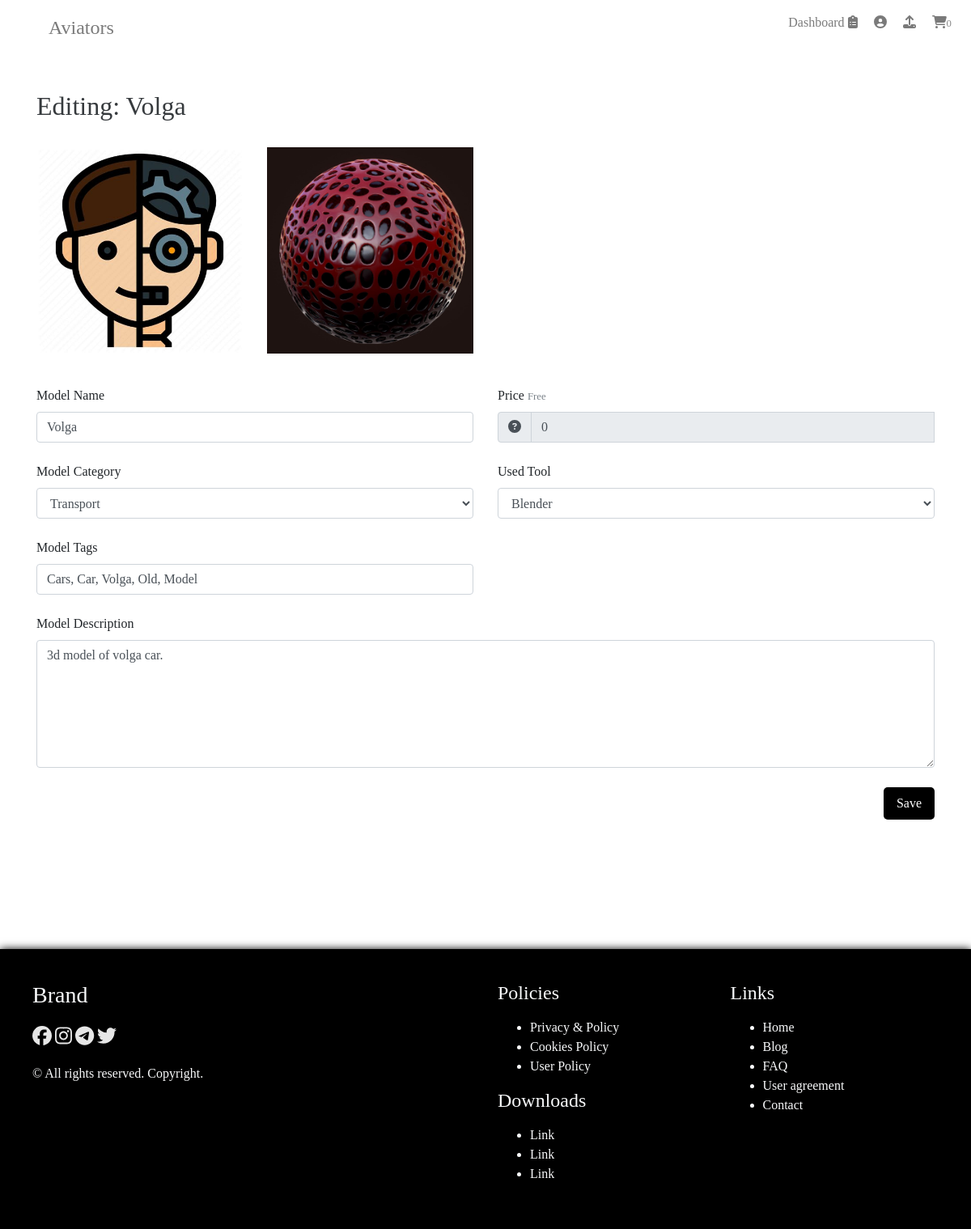
Page /model/edit/1 (signed in) on the committed database.
### user/models.py (models this page shows)
class Author(User):
	avatar = models.ImageField(upload_to = 'static/storage/img/user')
	cart = models.JSONField(default = list())
	favs = models.JSONField(default = list())
	bio = models.CharField(max_length = 255, default = 'Bio')
	website = models.URLField()
	location = models.CharField(max_length = 100, default = 'Moon, Utopia')
	favtool = models.CharField(max_length = 50)
	phone = models.CharField(max_length = 20)
	gender = models.CharField(max_length = 10, default = 'None')
	credit = models.CharField(max_length = 20)
	coins = models.JSONField(default= list())
	stripe_account = models.IntegerField(default = -1)
	paypal_account = models.IntegerField(default = -1)
	notifications = models.JSONField(default=list())
	payments = models.JSONField(default=list())
	vipstatus = models.BooleanField(default=False)
	bought = models.JSONField(default = list())
	warnings = models.IntegerField(default = 0)
	reports = models.JSONField(default = list())

### model/models.py (models this page shows, shortened)
class Mod(models.Model):
	model_name = models.CharField(max_length = 30)
	model_desc = models.TextField()
	model_price = models.FloatField()
	model_author_price = models.FloatField(default = 0)
	model_date = models.DateTimeField()
	model_views = models.IntegerField(default = 0)
	model_tags = models.JSONField()
	model_tool = models.CharField(max_length = 50)
	model_favs = models.IntegerField(default = 0)
	model_category = models.ForeignKey(Category, on_delete=models.PROTECT)
	model_author = models.ForeignKey(User, on_delete=models.PROTECT)
	model_link = models.URLField()

class ModelImage(models.Model):
	parent = models.ForeignKey(Mod, on_delete = models.CASCADE)
	file = models.ImageField(upload_to = 'static/storage/img/models')

class Category(models.Model):
	name = models.CharField(max_length = 40)
	amount = models.IntegerField(default = 0)
	img = models.ImageField(upload_to = 'static/storage/img/categories')
	sign = models.CharField(max_length = 30, default = 'exclamation')
	def __str__(self):
		return self.name

### model/views.py (the view)
# urls.py: path('edit/<int:id>', views.modelEdit, name = 'modeledit'),
def modelEdit(request, id):
	model = get_object_or_404(Mod, id=id)
	model_file = ModelFile.objects.filter(parent = model)
	model_image = ModelImage.objects.filter(parent = model)
	if model.model_author.username != request.user.username:
		return securityCheck(request)
	allowPrice = True
	categories = Category.objects.all()
	if request.user.author.stripe_account == -1:
		allowPrice = False
	return render(request, 'model/modelEdit.html', {'model': model, 'model_file': model_file, 'model_image': model_image, 'categories': categories, 'allowPrice': allowPrice})

### main/templatetags/filters.py (called while the page is built)
@register.filter
def tagparse(tags):
	text = ''
	i = 0
	for tag in tags:
		if i != 0:
			text += f', {tag}'
		else:
			text = tag
			i+=1
	return text

### templates/model/modelEdit.html (shortened to what this page needs)
{% extends 'main/index.html' %}
{% load filters %}
{% block content %}
	<div class="container mt-5">
		<div class="row">
			<div class="col-md-12">
				<h2 class="soft-font">Editing: {{model.model_name}}</h2>
			</div>
		</div>
		<div class="row mt-4">
			{% for file in model_image %}
				<div class="col-md-3">
					<img src="{{file.file.url}}" class="img-fluid">
				</div>
			{% endfor %}
		</div>
		<form action="{% url 'model:modeledithandle' model.id %}" method="post">
			<div class="row mt-3">
				<div class="col-md-6">
					<div class="model-edit-section">
						<label for="#mname">Model Name</label>
						<input type="text" name="name" class="form-control" value="{{model.model_name}}">
					</div>
					<div class="model-edit-section">
						<label for="#mcat">Model Category</label>
						<select name="cat" id="#mcat" class="form-control">
							<option value="{{model.model_category}}">{{model.model_category}}</option>
						</select>
					</div>
					<div class="model-edit-section">
						<label for="#mtag">Model Tags</label>
						<input type="text" name="tags" class="form-control" id="mtag" value="{{model.model_tags|tagparse}}">
					</div>
				</div>
				<div class="col-md-6">
					{% if allowPrice %}
					<div class="model-edit-section">
						<label for="#id_model_price">Price <small class="text-secondary">10% Commision</small></label><br>
						<div class="input-group">
							<div class="input-group-prepend">
								<div class="input-group-text">$</div>
							</div>
							<input type="number" step="any" name="author_price" class="form-control" oninput="commision(this.value)" value="{{model.model_author_price}}" id="id_model_price"><br>
						</div>
					</div>
					<div class="model-edit-section">
						<label for="#id_model_price">Final Price <small class="text-secondary">will be displayed on site</small></label><br>
						<div class="input-group">
							<div class="input-group-prepend">
								<div class="input-group-text">Final price ></div>
							</div>
							<input type="number" step="any" oninput="finalPrice(this.value)" class="form-control" name="price" value="{{model.model_price}}" id="id_model_actual_price">
						</div>
					</div>
					{% else %}
					<div class="model-edit-section">
						<label for="#id_model_price">Price <small class="text-secondary">Free</small></label><br>
						<div class="input-group" onclick="alert('You don`t have any payment account. To create account, go to Profile -> Settings -> Payment Accounts')">
							<div class="input-group-prepend">
								<div class="input-group-text"><span><span class="fas fa-question-circle"></span></span></div>
							</div>
							<input type="number" class="form-control" value="0" id="id_model_price" disabled><br>
						</div>
					</div>
					{% endif %}
					<div class="model-edit-section">
						<label for="#mtool">Used Tool</label>
						<select name="tool" id="mtool" class="form-control">
							<option value="Blender">Blender</option>
						</select>
					</div>
				</div>
				<div class="col-md-12">
					<div class="model-edit-section">
						<label for="#mdesc">Model Description</label>
						<textarea class="form-control" name="desc" id="mdesc" rows="6">{{model.model_desc}}</textarea>
					</div>
					<div class="model-edit-section text-right">
						<button type="submit">Save</button>
					</div>
				</div>
			</div>
		</form>
	</div>
{% endblock %}

### templates/main/index.html (shortened to what this page needs)
<!DOCTYPE html>
<html lang="en">
<head>
	{% load static %}
	<link rel="stylesheet" href="{% static 'main/css/style.css' %}">
	<link rel="stylesheet" href="{% static 'main/css/result.css' %}">
	<link rel="stylesheet" href="{% static 'main/css/all.min.css' %}">
	<link rel="stylesheet" href="https://stackpath.bootstrapcdn.com/bootstrap/4.4.1/css/bootstrap.min.css">
</head>
<body onload="begin()">
	<div class="container-fluid p-0">
		<nav id="navbar">
			<div id="brand" class="menu-item">
				<a href="{% url 'main:index' %}">Aviators</a>
			</div>
			<div class="menu-item text-right" id="right-menu">
				{% if user.is_authenticated %}
				<a href="{% url 'main:dashboard' %}" class="menu-btn">Dashboard <span class="fas fa-clipboard-list"></span></a>
				<a href="{% url 'user:profile' %}" class="menu-btn"><span class="fas fa-user-circle"></span></a>
				<a href="{% url 'model:modelupload' %}" class="menu-btn"><span class="fas fa-upload"></span></a>
				<a href="{% url 'user:user_cart' %}" class="menu-btn"><span class="fas fa-shopping-cart"></span><small>{{request.user.author.cart|length}}</small></a>
				{% else %}
				<a href="{% url 'user:loginform' %}" class="menu-btn">Sign In</a>
				<a href="{% url 'user:registration' %}" class="menu-btn">Sign Up</a>
				{% endif %}
			</div>
		</nav>
		<div id="main">
			{% block content %}
									{% load static %}
									{% load static %}
									{% load static %}
									{% load static %}
			{% endblock %}
		</div>
		<div id="footer" class="text-light">
			<div class="container-fluid p-0">
				<div class="row">
					<div class="col-md-6">
						<h3>Brand</h3>
						<ul class="social-links-menu">
							<li class="social-links"><a href="javascript:(void)"><span class="fab fa-facebook"></span></a></li>
							<li class="social-links"><a href="javascript:(void)"><span class="fab fa-instagram"></span></a></li>
							<li class="social-links"><a href="javascript:(void)"><span class="fab fa-telegram"></span></a></li>
							<li class="social-links"><a href="javascript:(void)"><span class="fab fa-twitter"></span></a></li>
						</ul>
						&copy; All rights reserved. Copyright.
					</div>
					<div class="col-md-3">
						<h4>Policies</h4>
						<ul class="footer-menu">
							<li class="footer-menu-item">Privacy & Policy</li>
							<li class="footer-menu-item">Cookies Policy</li>
							<li class="footer-menu-item">User Policy</li>
						</ul>
						<h4>Downloads</h4>
						<ul class="footer-menu">
							<li class="footer-menu-item">Link</li>
							<li class="footer-menu-item">Link</li>
							<li class="footer-menu-item">Link</li>
						</ul>
					</div>
					<div class="col-md-3">
						<h4>Links</h4>
						<ul class="footer-menu">
							<li class="footer-menu-item">Home</li>
							<li class="footer-menu-item">Blog</li>
							<li class="footer-menu-item">FAQ</li>
							<li class="footer-menu-item">User agreement</li>
							<li class="footer-menu-item">Contact</li>
						</ul>
					</div>
				</div>
			</div>
		</div>
	</div>
</body>
</html>
{% load static %}

### static/main/css/style.css (style rules this page uses)
* { transition: .3s ease; font-family: Segoe; }
body a { color: #232323; opacity: .9; }
.soft-font { opacity: .9; }
#navbar { width: 100%; height: 8vh; }
#brand { width: 50%; float: left; justify-content: left; padding-left: 5%; }
#brand a { opacity: .6; width: 100%; font-size: 3vh; }
#right-menu { float: right; width: 50%; }
.menu-item { height: 100%; display: inline-block; align-items: center; justify-content: center; padding: 2vh; }
.menu-btn { padding: 1vh; opacity: .6; }
#footer { margin-top: 20vh; width: 100%; background: black; padding: 5vh; box-shadow: 0 0 10px black; }
.social-links-menu { list-style: none; padding: 0; margin-top: 2vh; }
.social-links { display: inline-flex; font-size: 3vh; }
.social-links a { color: white; }
.footer-menu { margin-top: 2vh; }

### static/main/css/result.css (style rules this page uses)
.chat-message span, small { opacity: .9; }
.model-edit-section { margin-top: 3vh; width: 100%; }
.model-edit-section button { border: none; background: black; color: white; padding: 1vh 2vh; border-radius: 5px; }

### rows in the picture
Mod: model_name "Volga", name "Volga", cat "Transport", tags "Cars, Car, Volga, Old, Model", desc "3d model of volga car."
ModelImage: file (picture)
ModelImage: file (picture)

### other values in the picture
{{ request.user.author.cart|length }} "0"
